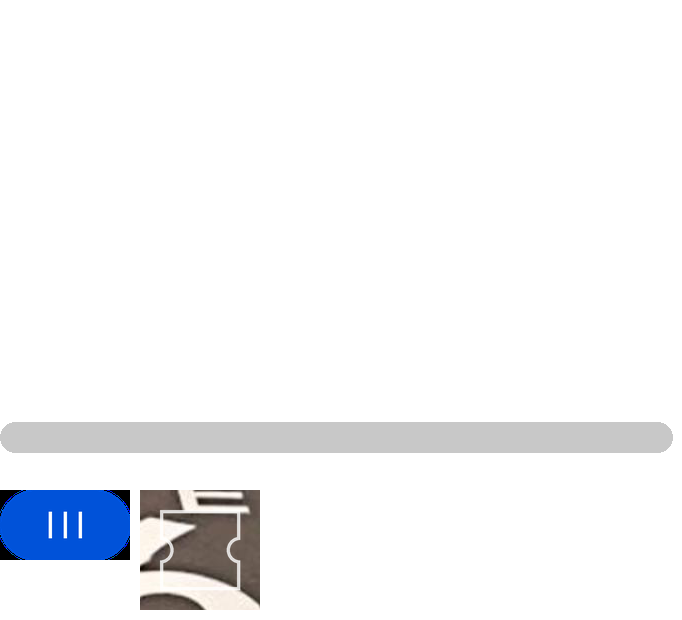
#> input picture 0_4.png, 682 x 620 px, found by its file name
$ python transparent-hold.py
#> lines starting #> are read from the running program, lines starting #| are printed output that depends on the picture
import cv2
import numpy as np
from matplotlib import pyplot as plt

print(cv2.__version__)
print(cv2.__file__)

# # 读取输入图像
# img = cv2.imread('0.png', cv2.IMREAD_UNCHANGED)
#
# # 检查图像的形状
# print(img.shape)
#
# # 保存处理后的图片
# cv2.imwrite('result-0-x.png', img)

# 截取区域的坐标和大小
x, y, width, height = 142, 492, 118, 118
# 读取图像
image = cv2.imread('0_4.png', cv2.IMREAD_UNCHANGED)
#> image is the input picture: shape (620, 682, 4); mean B, G, R, A 247.1, 244.7, 243.5, 29.8

# 提取 alpha 通道
alpha_channel = image[:, :, 3]
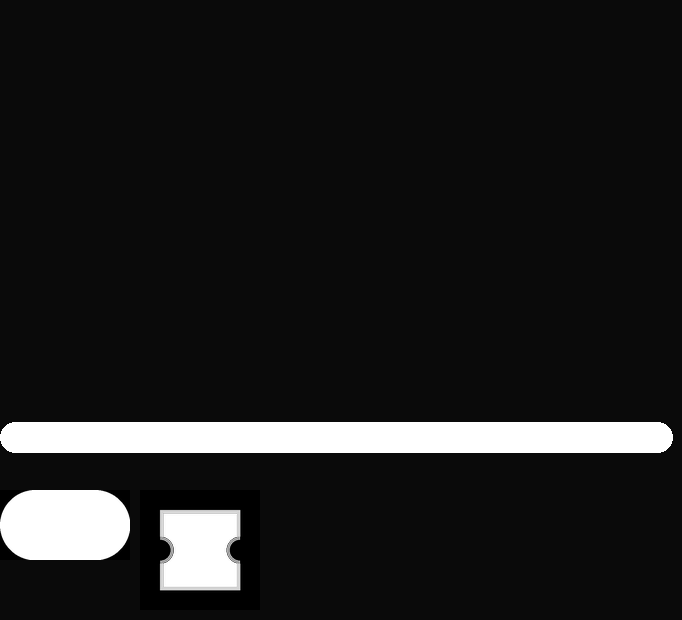
#> alpha_channel: shape (620, 682); min 0, max 255, mean 29.8

# 截取指定区域
cropped_image = image[y:y + height, x:x + width]
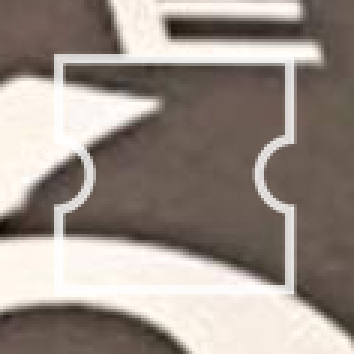
#> cropped_image: shape (118, 118, 4) (shown 3 times larger); mean B, G, R, A 135.6, 143.2, 153.9, 107.2

# 创建新图像，设置截取区域的透明通道
new_image = np.zeros((height, width, 4), dtype=np.uint8)
new_image[:, :, :3] = cropped_image[:, :, :3]
new_image[:, :, 3] = alpha_channel[y:y + height, x:x + width]

# 保存结果
cv2.imwrite('target-slider-tx-4.png', new_image)
